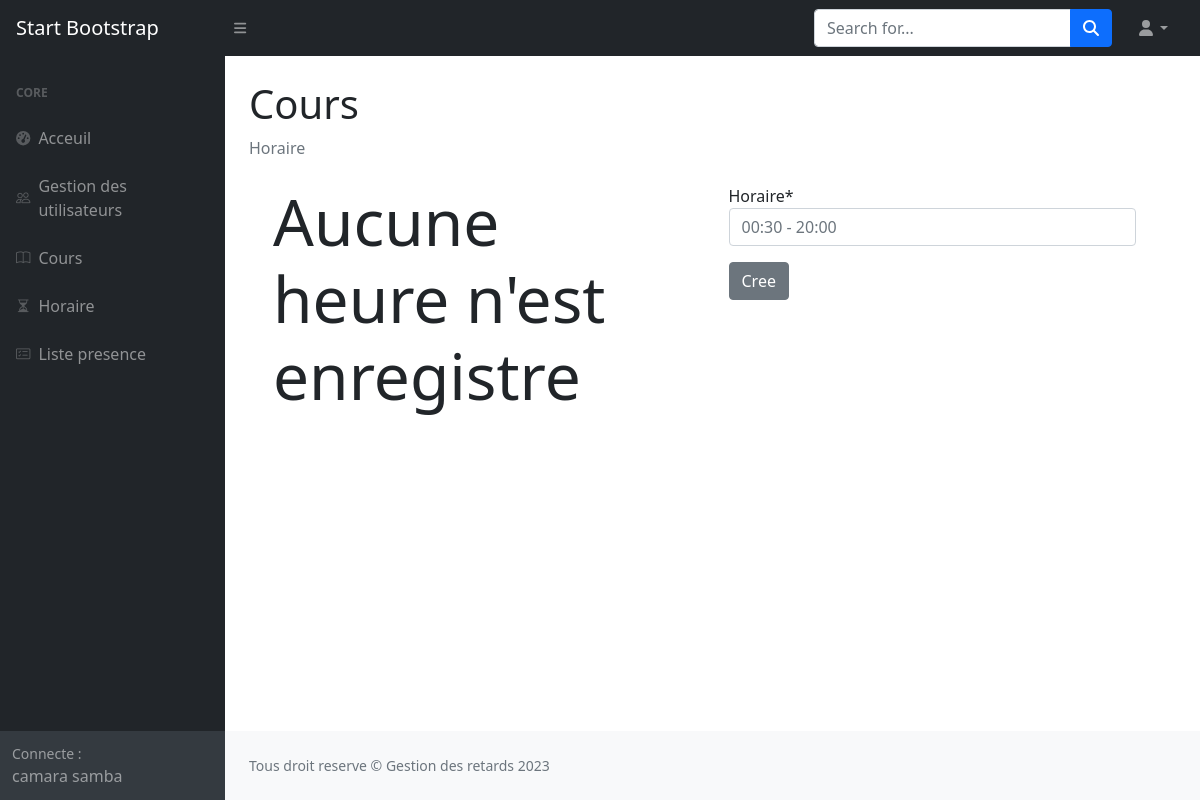
/controller/heure/ (signed in), run on an earlier commit of the app's database.
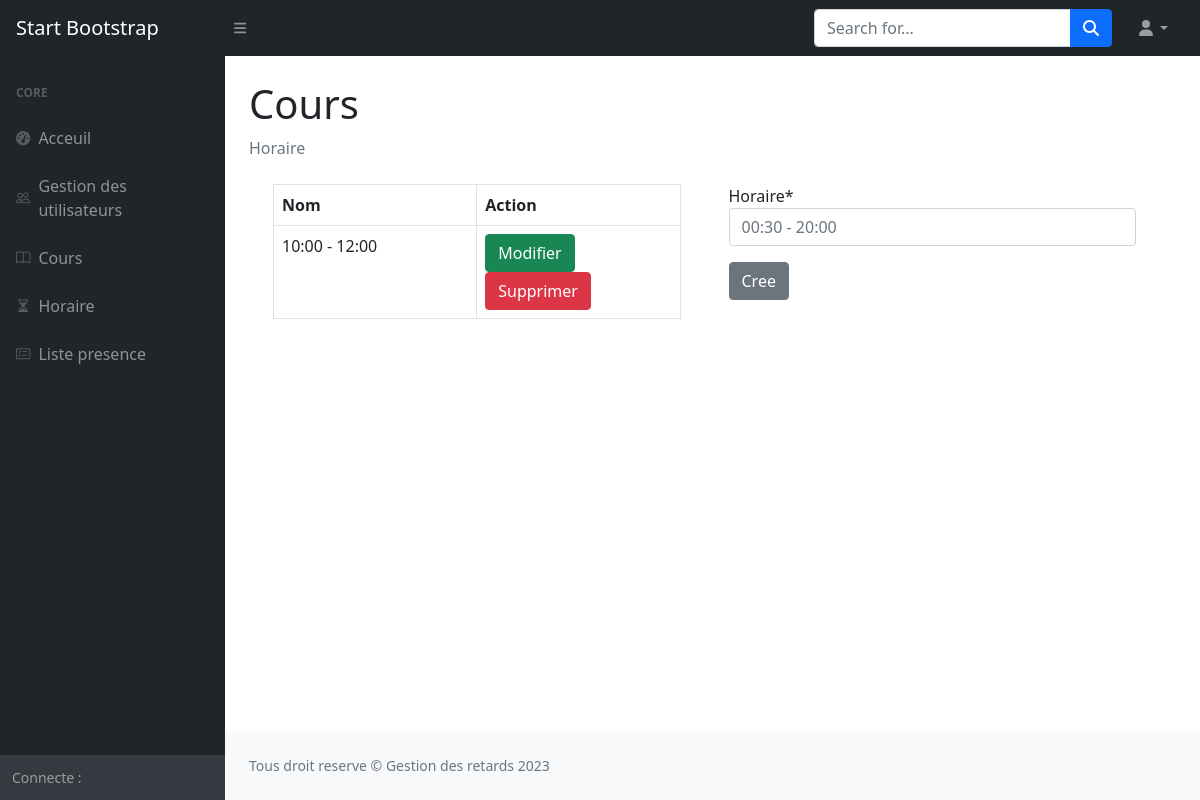
And on a later commit of the database.
### core/models.py (models this page shows, shortened)
class User(AbstractUser):
    email = models.EmailField(unique=True, null=True)
    type = models.CharField(max_length=255, choices=TYPE)
    username = None
    USERNAME_FIELD = 'email'
    REQUIRED_FIELDS = []
    objects = CustomUserManager()

class Heure(models.Model):
    horaire = models.CharField(max_length=200)

### core/views.py (the view)
# urls.py: path("heure/", gestion_heure, name="heure"),
@login_required
def gestion_heure(request):
    heures = Heure.objects.all()
    form = HeureForm()
    if request.method == 'POST':
        form = HeureForm(request.POST)
        if form.is_valid():
            form.save()
            done = "Element ajouter avec succes !"
            form = HeureForm()
            return render(request, 'core/heure.html', locals())
        else:
            err = "ERR LORS DE LA CREATION DE L'ELEMENT"
            return render(request, 'core/heure.html', locals())
    else:
        form = HeureForm()
    return render(request, 'core/heure.html', locals())

### core/forms.py
class HeureForm(ModelForm):
    class Meta:
        model = Heure
        fields = '__all__'
        widgets = {
            'horaire': forms.TextInput(attrs={'placeholder': '00:30 - 20:00'}),
        }

### core/templates/core/heure.html (shortened to what this page needs)
{% extends 'base_admin.html' %}
{% load crispy_forms_tags %}
{% load crispy_forms_filters %}
{% block main %}
	<main>
        <div class="container-fluid px-4">
            <h1 class="mt-4">Cours</h1>
            <ol class="breadcrumb mb-4">
                <li class="breadcrumb-item active">Horaire</li>
            </ol>
            <div class="d-flex container">
                <div class="w-50 me-5">
                {% if heures %}
                	<table class="table table-bordered w-100">
                        <thead>
                            <tr>
                                <th>Nom</th>
                                <th>Action</th>
                            </tr>
                        </thead>
                        <tbody>
                            {% for heure in heures %}
                                <tr>
                                    <td class="w-50">{{ heure.horaire }}</td>
                                    <td class="w-50">
                                        <a href="{% url 'alter_heure' heure.id %}" class="btn btn-success">Modifier</a>
                                        <a onclick="return confirm('Etes vous sur de vouloir supprimer cet elemet');" href="{% url 'supprimer_heure' heure.id %}" class="btn btn-danger">Supprimer</a>
                                    </td>
                                </tr>
                            {% endfor %}
                        </tbody>
                    </table>
                {% else %}
                    <span class="display-3">Aucune heure n'est enregistre </span>
                {% endif %}
                </div>
                <div class="w-50 me-3">
                    <form action="" method="post">
                        {{ form | crispy }}
                        <button class="btn btn-secondary mt-3">Cree</button>
                    </form>
                </div>
            </div>
        </div>
    </main>
{% endblock %}

### templates/base_admin.html (shortened to what this page needs)
{% load static %}
<!DOCTYPE html>
<html lang="en">
    <head>
        <link href="{% static 'css/styles.css' %}" rel="stylesheet" />
        <link href="{% static 'css/bootstrap.css' %}" rel="stylesheet" />
        <link rel="stylesheet" href="https://cdn.jsdelivr.net/npm/bootstrap-icons@1.3.0/font/bootstrap-icons.css">
        <link href="https://cdn.jsdelivr.net/npm/simple-datatables@7.1.2/dist/style.min.css" rel="stylesheet" />
    </head>
    <body class="sb-nav-fixed">
        <nav class="sb-topnav navbar navbar-expand navbar-dark bg-dark">
            <a class="navbar-brand ps-3" href="">Start Bootstrap</a>
            <button class="btn btn-link btn-sm order-1 order-lg-0 me-4 me-lg-0" id="sidebarToggle" href="#!"><i class="fas fa-bars"></i></button>
            <form class="d-none d-md-inline-block form-inline ms-auto me-0 me-md-3 my-2 my-md-0">
                <div class="input-group">
                    <input class="form-control" type="text" placeholder="Search for..." aria-label="Search for..." aria-describedby="btnNavbarSearch" />
                    <button class="btn btn-primary" id="btnNavbarSearch" type="button"><i class="fas fa-search"></i></button>
                </div>
            </form>
            <ul class="navbar-nav ms-auto ms-md-0 me-3 me-lg-4">
                <li class="nav-item dropdown">
                    <a class="nav-link dropdown-toggle" id="navbarDropdown" href="#" role="button" data-bs-toggle="dropdown" aria-expanded="false"><i class="fas fa-user fa-fw"></i></a>
                </li>
            </ul>
        </nav>
        <div id="layoutSidenav">
            <div id="layoutSidenav_nav">
                <nav class="sb-sidenav accordion sb-sidenav-dark" id="sidenavAccordion">
                    <div class="sb-sidenav-menu">
                        <div class="nav">
                            <div class="sb-sidenav-menu-heading">Core</div>
                            <a class="nav-link" href="{% url 'index' %}">
                                <div class="sb-nav-link-icon"><i class="fas fa-tachometer-alt"></i></div>
                                Acceuil
                            </a>
                            <a class="nav-link" href="{% url 'gestion_utilisateur' %}">
                                <div class="sb-nav-link-icon"><i class="bi bi-people"></i></div>
                                Gestion des utilisateurs
                            </a>
                            <a class="nav-link" href="{% url 'cours' %}">
                                <div class="sb-nav-link-icon"><i class="bi bi-book"></i></div>
                                Cours
                            </a>
                            <a class="nav-link" href="{% url 'heure' %}">
                                <div class="sb-nav-link-icon"><i class="bi bi-hourglass-split"></i></div>
                                Horaire
                            </a>
                            <a class="nav-link" href="{% url 'presence' %}">
                                <div class="sb-nav-link-icon"><i class="bi bi-card-checklist"></i></div>
                                Liste presence
                            </a>
                        </div>
                    </div>
                    <div class="sb-sidenav-footer">
                        <div class="small">Connecte :</div>
                        <span>{{ user.first_name }}</span> <span>{{ user.last_name }}</span>
                    </div>
                </nav>
            </div>
            <div id="layoutSidenav_content">
                {% block main %}
                {% endblock %}
                <footer class="py-4 bg-light mt-auto">
                    <div class="container-fluid px-4">
                        <div class="d-flex align-items-center justify-content-between small">
                            <div class="text-muted">Tous droit reserve &copy; Gestion des retards 2023</div>
                        </div>
                    </div>
                </footer>
            </div>
        </div>
    </body>

What changed in the data, as far as the page shows it:
no longer on this page (row edited): User: first_name "camara", last_name "samba"
added Heure: horaire "10:00 - 12:00"
Also different on the page:
text no longer shown: "Aucune heure n'est enregistre"
text now shown: "Nom Action"
